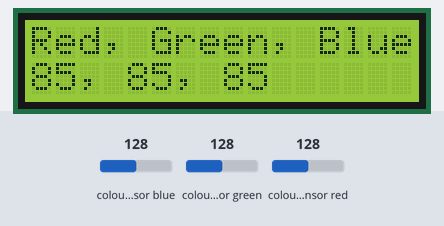
Bench run of a sketch on a simulated Arduino Nano, built with avr-gcc and run on an emulated ATmega328P. Parts: 16×2 character LCD. The test bench sets the inputs (shaded band); at power-on: colour sensor blue 128, colour sensor green 128, colour sensor red 128.

Above: at 1.2 s.
1.3 s: colour sensor blue set to 5
At 1.9 s:
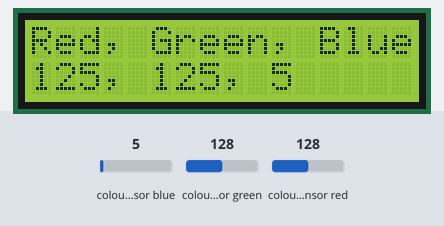
2.8 s: colour sensor green set to 5
At 3.3 s:
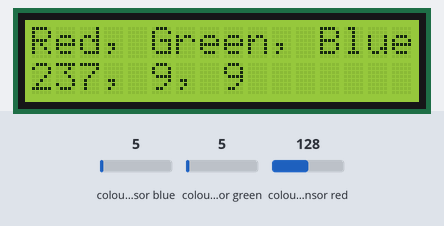
5.8 s: colour sensor red set to 64
At 7.0 s:
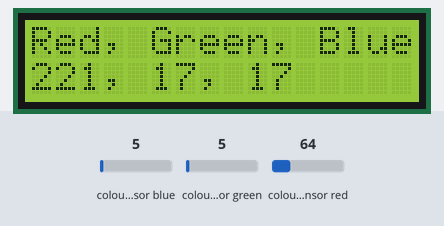
7.3 s: colour sensor blue set to 64
At 8.7 s:
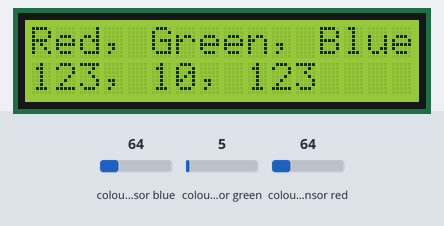
Timing chart, 0 to 9.8 s (numbered marks = the images above; inputs shaded):
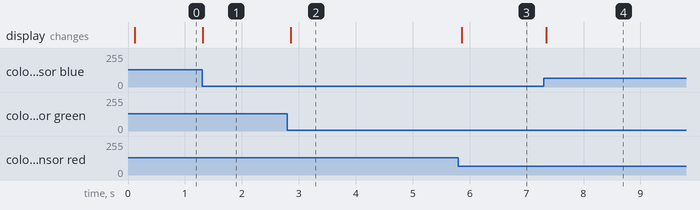

Measured:
- after the input at 1.3 s, the display: changes at once (image 1)
- after the input at 2.8 s, the display: changes after 0.05 s (image 2)
- after the input at 5.8 s, the display: changes after 0.06 s (image 3)
- after the input at 7.3 s, the display: changes at once (image 4)

The sketch:

RGB_nano_16x2_Display.ino
```cpp
#include <Wire.h>
#include "Adafruit_TCS34725.h"
#include <LiquidCrystal.h>

//version 3. Same result as version2.

/* Initialise with specific int time and gain values */
Adafruit_TCS34725 tcs = Adafruit_TCS34725(TCS34725_INTEGRATIONTIME_700MS, TCS34725_GAIN_1X);

/*
 Arduino Nano
 LCD RS -> nano D2
 LCD E -> nano D3
 LCD D4,D5,D6,D7 -> nano D4,D5,D6,D7
*/

// nano pins
LiquidCrystal lcd(2,3,4,5,6,7);

int final_red, final_green, final_blue;

void setup() {
  // 16 columns x 2 rows
  lcd.begin(16,2);

  if (tcs.begin()) {
        lcd.print("Found sensor");
          lcd.display();
    } else {
        lcd.print("No TCS34725 found ... check your connections");
        lcd.display();
        while (1);
    }

    lcd.noDisplay();

}

void loop() {

  uint16_t red, green, blue, clear;


  lcd.display();
  //https://forums.adafruit.com/viewtopic.php?f=8&t=67795&sid=13941bdda4856aaf91e9951b0dc141f0&start=15
  tcs.getRawData(&red, &green, &blue, &clear);

  uint32_t sum = clear;
 float r, g, b;
  r = red; r /= sum;
  g = green; g /= sum;
  b = blue; b /= sum;
  r *= 256; g *= 256; b *= 256;
  final_red=round(r);
  final_green=round(g);
  final_blue=round(b);

  String dispstring = final_red + String(", ")  + final_green + String(", ")  + final_blue;
  lcd.clear();
  lcd.print("Red, Green, Blue");
  lcd.setCursor(0,1);
  lcd.print(dispstring);
  lcd.display();
}
```
